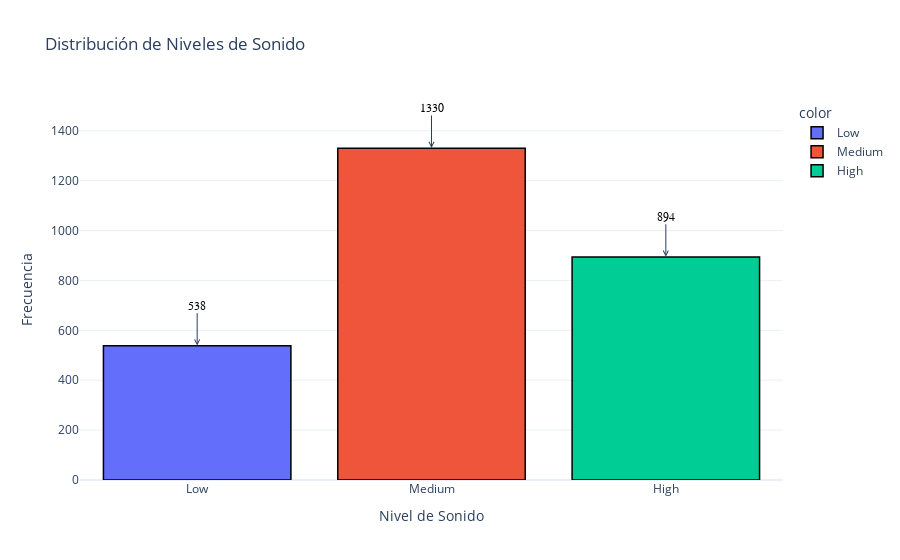

The cell this chart's notebook holds for it:
### Code cell
# Realizamos el conteo de frecuencia
counts = sound_quality['Engine Sound'].value_counts()

# Definimos el orden de las categorías
categories_order = ['Low', 'Medium', 'High']

# Reordenamos los resultados de acuerdo al orden definido
counts = counts.reindex(categories_order)

# Creamos el gráfico de barras con Plotly
fig = px.bar(x=counts.index, y=counts.values, color=counts.index,
             labels={'x': 'Nivel de Sonido', 'y': 'Frecuencia'},
             title='Distribución de Niveles de Sonido',
             template='plotly_white')

# Añadimos etiquetas de conteo encima de las barras con fuente en negrita y flecha
for i, count in enumerate(counts):
    fig.add_annotation(
        x=counts.index[i],
        y=count + 1,
        text=str(count),
        showarrow=True,
        arrowhead=5,
        ax=0,
        ay=-40,
        font=dict(size=12, color='black', family='Arial')  # Configuramos la fuente en negrita
    )

# Añadimos bordes a las columnas
fig.update_traces(marker_line=dict(color='black', width=1.5))

# Ajustamos el diseño del gráfico
fig.update_layout(
    xaxis_title='Nivel de Sonido',
    yaxis_title='Frecuencia',
)

# Mostramos el gráfico
fig.show()

### Figure 1 — Plotly figure (JSON) as saved in the notebook; plotly's stock layout.template omitted (floating-point values rounded to 4 significant figures)
{"data": [{"alignmentgroup": "True", "hovertemplate": "color=Low<br>Nivel de Sonido=%{x}<br>Frecuencia=%{y}<extra></extra>", "legendgroup": "Low", "marker": {"color": "#636efa", "line": {"color": "black", "width": 1.5}, "pattern": {"shape": ""}}, "name": "Low", "offsetgroup": "Low", "orientation": "v", "showlegend": true, "textposition": "auto", "type": "bar", "x": ["Low"], "xaxis": "x", "y": [538], "yaxis": "y"}, {"alignmentgroup": "True", "hovertemplate": "color=Medium<br>Nivel de Sonido=%{x}<br>Frecuencia=%{y}<extra></extra>", "legendgroup": "Medium", "marker": {"color": "#EF553B", "line": {"color": "black", "width": 1.5}, "pattern": {"shape": ""}}, "name": "Medium", "offsetgroup": "Medium", "orientation": "v", "showlegend": true, "textposition": "auto", "type": "bar", "x": ["Medium"], "xaxis": "x", "y": [1330], "yaxis": "y"}, {"alignmentgroup": "True", "hovertemplate": "color=High<br>Nivel de Sonido=%{x}<br>Frecuencia=%{y}<extra></extra>", "legendgroup": "High", "marker": {"color": "#00cc96", "line": {"color": "black", "width": 1.5}, "pattern": {"shape": ""}}, "name": "High", "offsetgroup": "High", "orientation": "v", "showlegend": true, "textposition": "auto", "type": "bar", "x": ["High"], "xaxis": "x", "y": [894], "yaxis": "y"}], "layout": {"annotations": [{"arrowhead": 5, "ax": 0, "ay": -40, "font": {"color": "black", "family": "Arial", "size": 12}, "showarrow": true, "text": "538", "x": "Low", "y": 539}, {"arrowhead": 5, "ax": 0, "ay": -40, "font": {"color": "black", "family": "Arial", "size": 12}, "showarrow": true, "text": "1330", "x": "Medium", "y": 1331}, {"arrowhead": 5, "ax": 0, "ay": -40, "font": {"color": "black", "family": "Arial", "size": 12}, "showarrow": true, "text": "894", "x": "High", "y": 895}], "barmode": "relative", "legend": {"title": {"text": "color"}, "tracegroupgap": 0}, "title": {"text": "Distribución de Niveles de Sonido"}, "xaxis": {"anchor": "y", "domain": [0, 1], "title": {"text": "Nivel de Sonido"}}, "yaxis": {"anchor": "x", "domain": [0, 1], "title": {"text": "Frecuencia"}}}}
